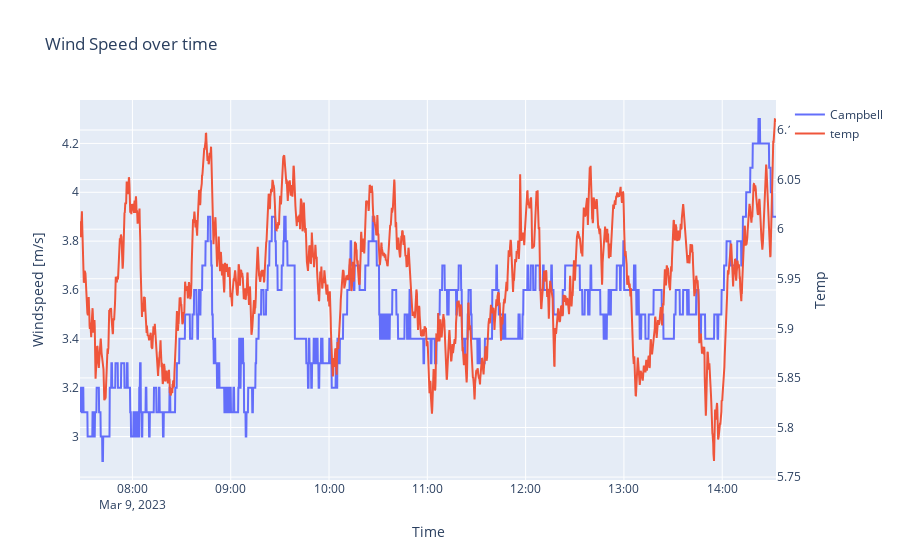

Notebook code cell kept with this figure:
### Code cell
fig = go.Figure()
fig.add_trace(go.Scatter(
    x = df.index,
    y = df['Campbell_Air_Temperature'],
    mode = 'lines',
    name = 'Campbell'
))

fig.add_trace(go.Scatter(
    x=df.index, 
    y = df['Temp_SML_detrend'], 
    mode = 'lines',
    name = 'temp',
    yaxis='y2'
))

fig.update_layout(
    title = 'Wind Speed over time',
    xaxis_title = 'Time',
    yaxis_title = 'Windspeed [m/s]',   
    yaxis2=dict(title='Temp', overlaying='y', side='right'
))

### Figure 1 — Plotly figure (JSON) as saved in the notebook; plotly's stock layout.template omitted (floating-point values rounded to 4 significant figures; data arrays with more than 128 entries replaced by an {"elided": "..."} marker saying what was removed)
{"data": [{"mode": "lines", "name": "Campbell", "type": "scatter", "x": {"elided": "2549 str values"}, "y": {"elided": "2549 float values"}}, {"mode": "lines", "name": "temp", "type": "scatter", "x": {"elided": "2549 str values"}, "y": {"elided": "2549 float values"}, "yaxis": "y2"}], "layout": {"title": {"text": "Wind Speed over time"}, "xaxis": {"title": {"text": "Time"}}, "yaxis": {"title": {"text": "Windspeed [m/s]"}}, "yaxis2": {"overlaying": "y", "side": "right", "title": {"text": "Temp"}}}}
